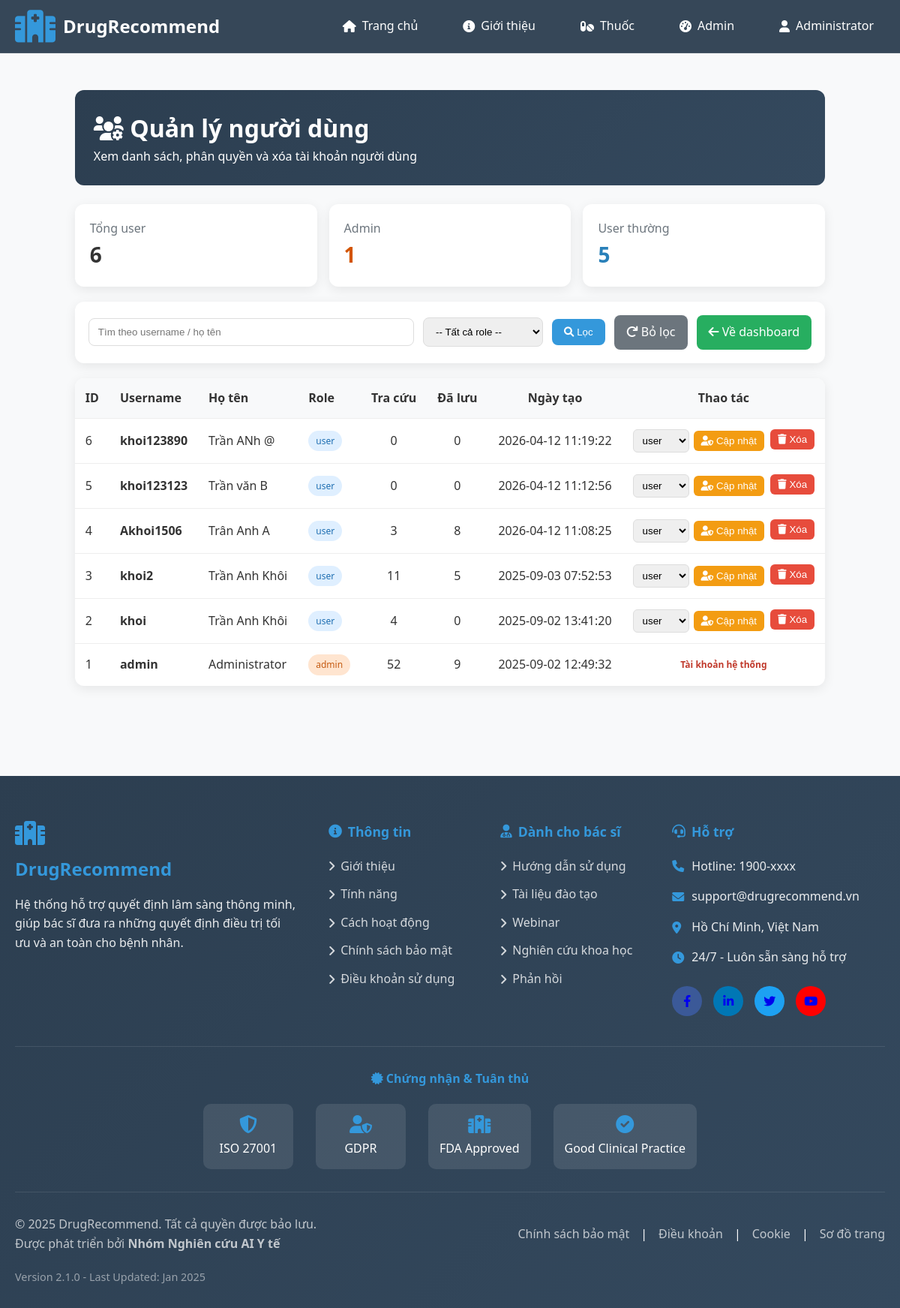
Page /admin/users (signed in) on the committed database.
### tables this page shows
CREATE TABLE users (
            id INTEGER PRIMARY KEY AUTOINCREMENT,
            username TEXT UNIQUE NOT NULL,
            password_hash TEXT NOT NULL,
            full_name TEXT NOT NULL,
            role TEXT DEFAULT 'user',
            created_at TIMESTAMP DEFAULT CURRENT_TIMESTAMP
        );

### app.py (the view)
@app.route('/admin/users')
@admin_required
def admin_users():
    try:
        search = request.args.get('search', '').strip()
        role = request.args.get('role', '').strip()
        users = get_all_users(search_term=search or None, role=role or None)
        admin_count = sum(1 for user in users if user.get('role') == 'admin')
        regular_count = sum(1 for user in users if user.get('role') == 'user')
        return render_template(
            'admin/users.html',
            user=session,
            users=users,
            search=search,
            selected_role=role,
            total_users=len(users),
            admin_count=admin_count,
            regular_count=regular_count,
        )
    except Exception as e:
        print(f"Error in admin_users: {e}")
        flash(f'Lỗi tải danh sách người dùng: {str(e)}', 'error')
        return redirect(url_for('admin_dashboard'))

### app.py (called while the page is built)
def admin_required(f):
    @wraps(f)
    def decorated_function(*args, **kwargs):
        if 'user_id' not in session or session.get('role') != 'admin':
            flash('Bạn không có quyền truy cập.', 'error')
            return redirect(url_for('index'))
        return f(*args, **kwargs)
    return decorated_function

### init.py (called while the page is built)
def get_db():
    conn = sqlite3.connect(DB_PATH)
    conn.row_factory = sqlite3.Row
    return conn

def get_all_users(search_term=None, role=None):
    conn = get_db()
    query = '''
        SELECT
            u.id,
            u.username,
            u.full_name,
            u.role,
            u.created_at,
            COALESCE((SELECT COUNT(*) FROM search_logs sl WHERE sl.user_id = u.id), 0) AS search_count,
            COALESCE((SELECT COUNT(*) FROM saved_drugs sd WHERE sd.user_id = u.id), 0) AS saved_count
        FROM users u
        WHERE 1=1
    '''
    params = []
    if search_term:
        query += ' AND (u.username LIKE ? OR u.full_name LIKE ?)'
        like_term = f'%{search_term}%'
        params.extend([like_term, like_term])
    if role:
        query += ' AND u.role = ?'
        params.append(role)
    query += ' ORDER BY u.created_at DESC, u.id DESC'
    users = conn.execute(query, params).fetchall()
    conn.close()
    return [dict(user) for user in users]

### templates/admin/users.html (shortened to what this page needs)
{% extends "layout/base.html" %}
{% block content %}
<div style="max-width: 1280px; margin: 100px auto 40px; padding: 20px;">
    <div style="background: linear-gradient(135deg, #2c3e50 0%, #34495e 100%); color: white; padding: 25px; border-radius: 12px; margin-bottom: 25px;">
        <h1><i class="fas fa-users-cog"></i> Quản lý người dùng</h1>
        <p>Xem danh sách, phân quyền và xóa tài khoản người dùng</p>
    </div>
    <div style="display: grid; grid-template-columns: repeat(3, minmax(0, 1fr)); gap: 16px; margin-bottom: 20px;">
        <div style="background: white; border-radius: 12px; padding: 20px; box-shadow: 0 4px 15px rgba(0,0,0,0.08);">
            <div style="color: #6c757d;">Tổng user</div>
            <div style="font-size: 28px; font-weight: 700;">{{ total_users }}</div>
        </div>
        <div style="background: white; border-radius: 12px; padding: 20px; box-shadow: 0 4px 15px rgba(0,0,0,0.08);">
            <div style="color: #6c757d;">Admin</div>
            <div style="font-size: 28px; font-weight: 700; color: #d35400;">{{ admin_count }}</div>
        </div>
        <div style="background: white; border-radius: 12px; padding: 20px; box-shadow: 0 4px 15px rgba(0,0,0,0.08);">
            <div style="color: #6c757d;">User thường</div>
            <div style="font-size: 28px; font-weight: 700; color: #2980b9;">{{ regular_count }}</div>
        </div>
    </div>
    <div style="background: white; border-radius: 12px; padding: 18px; margin-bottom: 20px; box-shadow: 0 4px 15px rgba(0,0,0,0.08);">
        <form method="GET" action="{{ url_for('admin_users') }}" style="display: flex; gap: 12px; flex-wrap: wrap; align-items: center;">
            <input type="text" name="search" value="{{ search }}" placeholder="Tìm theo username / họ tên" style="flex: 1; min-width: 240px; padding: 10px 12px; border: 1px solid #ddd; border-radius: 8px;">
            <select name="role" style="padding: 10px 12px; border: 1px solid #ddd; border-radius: 8px; min-width: 160px;">
                <option value="">-- Tất cả role --</option>
            </select>
            <button type="submit" style="padding: 10px 16px; background: #3498db; color: white; border: none; border-radius: 8px; cursor: pointer;">
                <i class="fas fa-search"></i> Lọc
            </button>
            <a href="{{ url_for('admin_users') }}" style="padding: 10px 16px; background: #6c757d; color: white; border-radius: 8px; text-decoration: none;">
                <i class="fas fa-redo"></i> Bỏ lọc
            </a>
            <a href="{{ url_for('admin_dashboard') }}" style="margin-left: auto; padding: 10px 16px; background: #27ae60; color: white; border-radius: 8px; text-decoration: none;">
                <i class="fas fa-arrow-left"></i> Về dashboard
            </a>
        </form>
    </div>
    <div style="background: white; border-radius: 12px; overflow: hidden; box-shadow: 0 4px 15px rgba(0,0,0,0.08);">
        <table style="width: 100%; border-collapse: collapse;">
            <thead style="background: #f8f9fa;">
                <tr>
                    <th style="padding: 14px; text-align: left;">ID</th>
                    <th style="padding: 14px; text-align: left;">Username</th>
                    <th style="padding: 14px; text-align: left;">Họ tên</th>
                    <th style="padding: 14px; text-align: left;">Role</th>
                    <th style="padding: 14px; text-align: center;">Tra cứu</th>
                    <th style="padding: 14px; text-align: center;">Đã lưu</th>
                    <th style="padding: 14px; text-align: center;">Ngày tạo</th>
                    <th style="padding: 14px; text-align: center;">Thao tác</th>
                </tr>
            </thead>
            <tbody>
                {% if users %}
                    {% for item in users %}
                    <tr style="border-top: 1px solid #eee;">
                        <td style="padding: 14px;">{{ item.id }}</td>
                        <td style="padding: 14px; font-weight: 600;">{{ item.username }}</td>
                        <td style="padding: 14px;">{{ item.full_name }}</td>
                        <td style="padding: 14px;">
                            <span style="display: inline-block; padding: 4px 10px; border-radius: 999px; font-size: 12px; background: {% if item.role == 'admin' %}#ffe5d0{% else %}#dfefff{% endif %}; color: {% if item.role == 'admin' %}#c55a11{% else %}#1f6fb2{% endif %};">
                                {{ item.role }}
                            </span>
                        </td>
                        <td style="padding: 14px; text-align: center;">{{ item.search_count }}</td>
                        <td style="padding: 14px; text-align: center;">{{ item.saved_count }}</td>
                        <td style="padding: 14px; text-align: center;">{{ item.created_at }}</td>
                        <td style="padding: 14px; text-align: center;">
                            <div style="display: flex; gap: 8px; justify-content: center; flex-wrap: wrap;">
                                {% if item.username == 'admin' %}
                                <span style="color: #c0392b; font-size: 12px; font-weight: 600;">Tài khoản hệ thống</span>
                                {% elif item.id != user.user_id %}
                                <form method="POST" action="{{ url_for('admin_update_user_role', user_id=item.id) }}" style="display: inline-flex; gap: 6px; align-items: center;">
                                    <select name="role" style="padding: 6px 8px; border: 1px solid #ddd; border-radius: 6px;">
                                        <option value="user" {% if item.role == 'user' %}selected{% endif %}>user</option>
                                    </select>
                                    <button type="submit" style="padding: 6px 10px; border: none; border-radius: 6px; background: #f39c12; color: white; cursor: pointer;">
                                        <i class="fas fa-user-shield"></i> Cập nhật
                                    </button>
                                </form>
                                <form method="POST" action="{{ url_for('admin_delete_user', user_id=item.id) }}" onsubmit="return confirm('Xóa người dùng này?');" style="display: inline;">
                                    <button type="submit" style="padding: 6px 10px; border: none; border-radius: 6px; background: #e74c3c; color: white; cursor: pointer;">
                                        <i class="fas fa-trash"></i> Xóa
                                    </button>
                                </form>
                                {% else %}
                                <span style="color: #6c757d; font-size: 12px;">Tài khoản hiện tại</span>
                                {% endif %}
                            </div>
                        </td>
                    </tr>
                    {% endfor %}
                {% else %}
                    <tr>
                        <td colspan="8" style="padding: 24px; text-align: center; color: #6c757d;">Không có người dùng nào phù hợp.</td>
                    </tr>
                {% endif %}
            </tbody>
        </table>
    </div>
</div>
{% endblock %}

### templates/layout/header.html (shortened to what this page needs)
<nav class="navbar">
    <div class="nav-container">
        <a href="{{ url_for('index') }}" class="nav-logo">
            <i class="fas fa-hospital"></i>
            <span>DrugRecommend</span>
        </a>
        <div class="nav-menu" id="navMenu">
            <ul class="nav-list">
                <li class="nav-item">
                    <a href="{{ url_for('index') }}" class="nav-link">
                        <i class="fas fa-home"></i> Trang chủ
                    </a>
                </li>
                <li class="nav-item">
                    <a href="#about" class="nav-link">
                        <i class="fas fa-info-circle"></i> Giới thiệu
                    </a>
                </li>
                <li class="nav-item">
                    <a href="{{ url_for('all_drugs') }}" class="nav-link">
                        <i class="fas fa-pills"></i> Thuốc
                    </a>
                </li>
                {% if user %}
                    {% if user.role == 'admin' %}
                    <li class="nav-item">
                        <a href="{{ url_for('admin_dashboard') }}" class="nav-link">
                            <i class="fas fa-tachometer-alt"></i> Admin
                        </a>
                    </li>
                    {% endif %}
                    <li class="nav-item dropdown">
                        <a href="#" class="nav-link">
                            <i class="fas fa-user"></i> {{ user.full_name }}
                        </a>
                    </li>
                {% endif %}
            </ul>
        </div>
    </div>
</nav>

### static/css/style.css (style rules this page uses)
* { margin: 0; padding: 0; box-sizing: border-box; }
html, body { margin: 0; padding: 0; width: 100%; overflow-x: hidden; font-family: 'Segoe UI', Tahoma, Geneva, Verdana, sans-serif; line-height: 1.6; color: #333; scroll-behavior: smooth; }
body { background: #f8f9fa; min-height: 100vh; display: flex; flex-direction: column; }
.navbar { position: fixed; top: 0; left: 0; width: 100%; background: rgba(44, 62, 80, 0.95); backdrop-filter: blur(10px); z-index: 1000; transition: all 0.3s ease; border-bottom: 1px solid rgba(255, 255, 255, 0.1); box-sizing: border-box; }
.nav-container { max-width: 1200px; margin: 0 auto; display: flex; justify-content: space-between; align-items: center; padding: 0 20px; height: 70px; }
.nav-logo { display: flex; align-items: center; color: white; font-size: 1.5em; font-weight: bold; text-decoration: none; transition: color 0.3s ease; }
.nav-logo i { margin-right: 10px; color: #3498db; font-size: 1.8em; }
.nav-menu { display: flex; }
.nav-list { display: flex; list-style: none; margin: 0; padding: 0; gap: 30px; }
.nav-item { margin: 0; }
.nav-link { color: white; text-decoration: none; font-weight: 500; padding: 10px 15px; border-radius: 25px; transition: all 0.3s ease; display: flex; align-items: center; gap: 8px; }

### templates/layout/header.html (style rules this page uses)
.dropdown { position: relative; }

### rows in the picture
users: full_name "Administrator", id "1", username "admin", role "admin", search_count "52", saved_count "9", created_at "2025-09-02 12:49:32", shows "Tài khoản hệ thống"
users: id "6", username "khoi123890", full_name "Trần ANh @", role "user", search_count "0", saved_count "0", created_at "2026-04-12 11:19:22"
users: id "5", username "khoi123123", full_name "Trần văn B", role "user", search_count "0", saved_count "0", created_at "2026-04-12 11:12:56"
users: id "4", username "Akhoi1506", full_name "Trân Anh A", role "user", search_count "3", saved_count "8", created_at "2026-04-12 11:08:25"
users: id "3", username "khoi2", full_name "Trần Anh Khôi", role "user", search_count "11", saved_count "5", created_at "2025-09-03 07:52:53"
users: id "2", username "khoi", full_name "Trần Anh Khôi", role "user", search_count "4", saved_count "0", created_at "2025-09-02 13:41:20"

### other values in the picture
{{ total_users }} "6"
{{ admin_count }} "1"
{{ regular_count }} "5"
